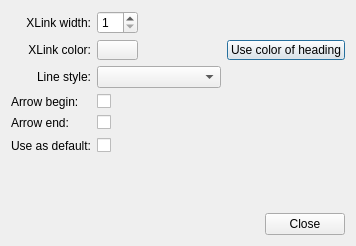
<?xml version="1.0" encoding="UTF-8"?>
<ui version="4.0">
 <class>EditXLinkDialog</class>
 <widget class="QDialog" name="EditXLinkDialog">
  <property name="geometry">
   <rect>
    <x>0</x>
    <y>0</y>
    <width>356</width>
    <height>246</height>
   </rect>
  </property>
  <property name="sizePolicy">
   <sizepolicy hsizetype="Preferred" vsizetype="Preferred">
    <horstretch>0</horstretch>
    <verstretch>0</verstretch>
   </sizepolicy>
  </property>
  <property name="windowTitle">
   <string>Edit XLink</string>
  </property>
  <layout class="QVBoxLayout">
   <property name="spacing">
    <number>6</number>
   </property>
   <property name="leftMargin">
    <number>11</number>
   </property>
   <property name="topMargin">
    <number>11</number>
   </property>
   <property name="rightMargin">
    <number>11</number>
   </property>
   <property name="bottomMargin">
    <number>11</number>
   </property>
   <item>
    <layout class="QGridLayout" name="gridLayout">
     <property name="leftMargin">
      <number>0</number>
     </property>
     <property name="topMargin">
      <number>0</number>
     </property>
     <property name="rightMargin">
      <number>0</number>
     </property>
     <property name="bottomMargin">
      <number>0</number>
     </property>
     <property name="spacing">
      <number>6</number>
     </property>
     <item row="3" column="0">
      <widget class="QLabel" name="label_2">
       <property name="text">
        <string>Arrow begin:</string>
       </property>
      </widget>
     </item>
     <item row="0" column="1">
      <widget class="QSpinBox" name="widthBox">
       <property name="sizePolicy">
        <sizepolicy hsizetype="Fixed" vsizetype="Fixed">
         <horstretch>0</horstretch>
         <verstretch>0</verstretch>
        </sizepolicy>
       </property>
       <property name="minimum">
        <number>1</number>
       </property>
       <property name="maximum">
        <number>15</number>
       </property>
      </widget>
     </item>
     <item row="0" column="0">
      <widget class="QLabel" name="textLabel1">
       <property name="text">
        <string>XLink width:</string>
       </property>
       <property name="alignment">
        <set>Qt::AlignRight|Qt::AlignTrailing|Qt::AlignVCenter</set>
       </property>
      </widget>
     </item>
     <item row="1" column="4">
      <widget class="QPushButton" name="setColorHeadingButton">
       <property name="maximumSize">
        <size>
         <width>32767</width>
         <height>20</height>
        </size>
       </property>
       <property name="text">
        <string>Use color of heading</string>
       </property>
      </widget>
     </item>
     <item row="1" column="1">
      <widget class="QPushButton" name="colorButton">
       <property name="enabled">
        <bool>true</bool>
       </property>
       <property name="maximumSize">
        <size>
         <width>50</width>
         <height>20</height>
        </size>
       </property>
       <property name="text">
        <string/>
       </property>
      </widget>
     </item>
     <item row="5" column="1" colspan="2">
      <widget class="QCheckBox" name="useSettings">
       <property name="text">
        <string/>
       </property>
      </widget>
     </item>
     <item row="1" column="0">
      <widget class="QLabel" name="textLabel2">
       <property name="text">
        <string>XLink color:</string>
       </property>
       <property name="alignment">
        <set>Qt::AlignRight|Qt::AlignTrailing|Qt::AlignVCenter</set>
       </property>
      </widget>
     </item>
     <item row="1" column="2" colspan="2">
      <spacer>
       <property name="orientation">
        <enum>Qt::Horizontal</enum>
       </property>
       <property name="sizeType">
        <enum>QSizePolicy::Expanding</enum>
       </property>
       <property name="sizeHint" stdset="0">
        <size>
         <width>285</width>
         <height>20</height>
        </size>
       </property>
      </spacer>
     </item>
     <item row="0" column="2" colspan="2">
      <spacer>
       <property name="orientation">
        <enum>Qt::Horizontal</enum>
       </property>
       <property name="sizeType">
        <enum>QSizePolicy::Expanding</enum>
       </property>
       <property name="sizeHint" stdset="0">
        <size>
         <width>280</width>
         <height>20</height>
        </size>
       </property>
      </spacer>
     </item>
     <item row="5" column="0">
      <widget class="QLabel" name="textLabel1_2">
       <property name="text">
        <string>Use as default:</string>
       </property>
       <property name="alignment">
        <set>Qt::AlignRight|Qt::AlignTrailing|Qt::AlignVCenter</set>
       </property>
      </widget>
     </item>
     <item row="5" column="3" colspan="2">
      <spacer>
       <property name="orientation">
        <enum>Qt::Horizontal</enum>
       </property>
       <property name="sizeType">
        <enum>QSizePolicy::Expanding</enum>
       </property>
       <property name="sizeHint" stdset="0">
        <size>
         <width>241</width>
         <height>20</height>
        </size>
       </property>
      </spacer>
     </item>
     <item row="2" column="0">
      <widget class="QLabel" name="label">
       <property name="text">
        <string extracomment="Linestyle in Edit XLink dialog">Line style:</string>
       </property>
       <property name="alignment">
        <set>Qt::AlignRight|Qt::AlignTrailing|Qt::AlignVCenter</set>
       </property>
      </widget>
     </item>
     <item row="2" column="1" colspan="3">
      <widget class="QComboBox" name="lineStyleCombo"/>
     </item>
     <item row="4" column="0">
      <widget class="QLabel" name="label_3">
       <property name="text">
        <string>Arrow end:</string>
       </property>
      </widget>
     </item>
     <item row="3" column="1">
      <widget class="QCheckBox" name="checkBoxArrowBegin">
       <property name="text">
        <string/>
       </property>
      </widget>
     </item>
     <item row="4" column="1">
      <widget class="QCheckBox" name="checkBoxArrowEnd">
       <property name="text">
        <string/>
       </property>
      </widget>
     </item>
    </layout>
   </item>
   <item>
    <spacer>
     <property name="orientation">
      <enum>Qt::Vertical</enum>
     </property>
     <property name="sizeType">
      <enum>QSizePolicy::Expanding</enum>
     </property>
     <property name="sizeHint" stdset="0">
      <size>
       <width>20</width>
       <height>16</height>
      </size>
     </property>
    </spacer>
   </item>
   <item>
    <layout class="QHBoxLayout" name="boxLayout">
     <property name="spacing">
      <number>6</number>
     </property>
     <property name="leftMargin">
      <number>0</number>
     </property>
     <property name="topMargin">
      <number>0</number>
     </property>
     <property name="rightMargin">
      <number>0</number>
     </property>
     <property name="bottomMargin">
      <number>0</number>
     </property>
     <item>
      <spacer>
       <property name="orientation">
        <enum>Qt::Horizontal</enum>
       </property>
       <property name="sizeType">
        <enum>QSizePolicy::Expanding</enum>
       </property>
       <property name="sizeHint" stdset="0">
        <size>
         <width>100</width>
         <height>20</height>
        </size>
       </property>
      </spacer>
     </item>
     <item>
      <widget class="QPushButton" name="okButton">
       <property name="text">
        <string>Close</string>
       </property>
      </widget>
     </item>
    </layout>
   </item>
  </layout>
 </widget>
 <layoutdefault spacing="6" margin="11"/>
 <includes>
  <include location="local">src/xlink.h</include>
 </includes>
 <resources/>
 <connections>
  <connection>
   <sender>okButton</sender>
   <signal>clicked()</signal>
   <receiver>EditXLinkDialog</receiver>
   <slot>accept()</slot>
   <hints>
    <hint type="sourcelabel">
     <x>338</x>
     <y>180</y>
    </hint>
    <hint type="destinationlabel">
     <x>196</x>
     <y>102</y>
    </hint>
   </hints>
  </connection>
 </connections>
</ui>
